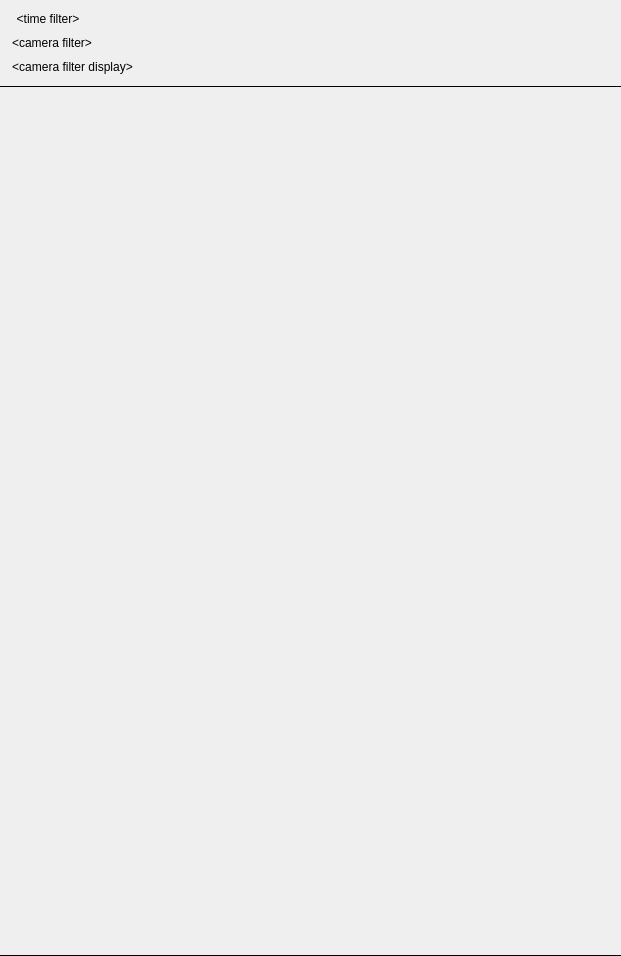
<?xml version="1.0" encoding="UTF-8"?>
<ui version="4.0">
 <class>AbstractSearchWidget</class>
 <widget class="QWidget" name="AbstractSearchWidget">
  <property name="geometry">
   <rect>
    <x>0</x>
    <y>0</y>
    <width>621</width>
    <height>956</height>
   </rect>
  </property>
  <layout class="QVBoxLayout" name="mainLayout">
   <property name="spacing">
    <number>0</number>
   </property>
   <property name="leftMargin">
    <number>0</number>
   </property>
   <property name="topMargin">
    <number>0</number>
   </property>
   <property name="rightMargin">
    <number>0</number>
   </property>
   <property name="bottomMargin">
    <number>0</number>
   </property>
   <item>
    <widget class="QWidget" name="headerWidget" native="true">
     <layout class="QVBoxLayout" name="headerLayout">
      <property name="spacing">
       <number>0</number>
      </property>
      <property name="leftMargin">
       <number>0</number>
      </property>
      <property name="topMargin">
       <number>0</number>
      </property>
      <property name="rightMargin">
       <number>0</number>
      </property>
      <property name="bottomMargin">
       <number>0</number>
      </property>
      <item>
       <layout class="QHBoxLayout" name="headerSearchLayout">
        <property name="spacing">
         <number>4</number>
        </property>
        <property name="leftMargin">
         <number>0</number>
        </property>
        <property name="topMargin">
         <number>0</number>
        </property>
        <property name="rightMargin">
         <number>0</number>
        </property>
        <property name="bottomMargin">
         <number>0</number>
        </property>
       </layout>
      </item>
      <item>
       <widget class="QWidget" name="filters" native="true">
        <property name="sizePolicy">
         <sizepolicy hsizetype="Expanding" vsizetype="Fixed">
          <horstretch>0</horstretch>
          <verstretch>0</verstretch>
         </sizepolicy>
        </property>
        <layout class="QVBoxLayout" name="filtersLayout">
         <property name="spacing">
          <number>2</number>
         </property>
         <property name="leftMargin">
          <number>8</number>
         </property>
         <property name="topMargin">
          <number>8</number>
         </property>
         <property name="rightMargin">
          <number>8</number>
         </property>
         <property name="bottomMargin">
          <number>8</number>
         </property>
         <item alignment="Qt::AlignLeft">
          <widget class="nx::vms::client::desktop::SelectableTextButton" name="timeSelectionButton">
           <property name="sizePolicy">
            <sizepolicy hsizetype="Preferred" vsizetype="Fixed">
             <horstretch>0</horstretch>
             <verstretch>0</verstretch>
            </sizepolicy>
           </property>
           <property name="text">
            <string notr="true">&lt;time filter&gt;</string>
           </property>
           <property name="flat">
            <bool>true</bool>
           </property>
          </widget>
         </item>
         <item alignment="Qt::AlignLeft">
          <widget class="nx::vms::client::desktop::SelectableTextButton" name="cameraSelectionButton">
           <property name="sizePolicy">
            <sizepolicy hsizetype="Preferred" vsizetype="Fixed">
             <horstretch>0</horstretch>
             <verstretch>0</verstretch>
            </sizepolicy>
           </property>
           <property name="text">
            <string notr="true">&lt;camera filter&gt;</string>
           </property>
           <property name="flat">
            <bool>true</bool>
           </property>
          </widget>
         </item>
         <item alignment="Qt::AlignLeft">
          <widget class="nx::vms::client::desktop::SelectableTextButton" name="cameraDisplayingButton">
           <property name="sizePolicy">
            <sizepolicy hsizetype="Preferred" vsizetype="Fixed">
             <horstretch>0</horstretch>
             <verstretch>0</verstretch>
            </sizepolicy>
           </property>
           <property name="text">
            <string notr="true">&lt;camera filter display&gt;</string>
           </property>
           <property name="flat">
            <bool>true</bool>
           </property>
          </widget>
         </item>
        </layout>
       </widget>
      </item>
      <item>
       <widget class="Line" name="separatorLine">
        <property name="minimumSize">
         <size>
          <width>0</width>
          <height>1</height>
         </size>
        </property>
        <property name="maximumSize">
         <size>
          <width>16777215</width>
          <height>1</height>
         </size>
        </property>
        <property name="frameShadow">
         <enum>QFrame::Plain</enum>
        </property>
        <property name="orientation">
         <enum>Qt::Horizontal</enum>
        </property>
       </widget>
      </item>
     </layout>
    </widget>
   </item>
   <item>
    <widget class="QWidget" name="ribbonContainer" native="true">
     <layout class="QVBoxLayout" name="ribbonAreaLayout">
      <property name="spacing">
       <number>0</number>
      </property>
      <property name="leftMargin">
       <number>0</number>
      </property>
      <property name="topMargin">
       <number>0</number>
      </property>
      <property name="rightMargin">
       <number>0</number>
      </property>
      <property name="bottomMargin">
       <number>0</number>
      </property>
      <item>
       <widget class="nx::vms::client::desktop::EventRibbon" name="ribbon" native="true">
        <property name="sizePolicy">
         <sizepolicy hsizetype="Expanding" vsizetype="Expanding">
          <horstretch>0</horstretch>
          <verstretch>0</verstretch>
         </sizepolicy>
        </property>
       </widget>
      </item>
     </layout>
    </widget>
   </item>
   <item>
    <widget class="Line" name="line">
     <property name="minimumSize">
      <size>
       <width>0</width>
       <height>1</height>
      </size>
     </property>
     <property name="maximumSize">
      <size>
       <width>16777215</width>
       <height>1</height>
      </size>
     </property>
     <property name="frameShadow">
      <enum>QFrame::Plain</enum>
     </property>
     <property name="orientation">
      <enum>Qt::Horizontal</enum>
     </property>
    </widget>
   </item>
  </layout>
 </widget>
 <customwidgets>
  <customwidget>
   <class>nx::vms::client::desktop::EventRibbon</class>
   <extends>QWidget</extends>
   <header location="global">nx/vms/client/desktop/event_search/widgets/event_ribbon.h</header>
   <container>1</container>
  </customwidget>
  <customwidget>
   <class>nx::vms::client::desktop::SelectableTextButton</class>
   <extends>QPushButton</extends>
   <header location="global">nx/vms/client/desktop/common/widgets/selectable_text_button.h</header>
  </customwidget>
 </customwidgets>
 <resources/>
 <connections/>
</ui>
